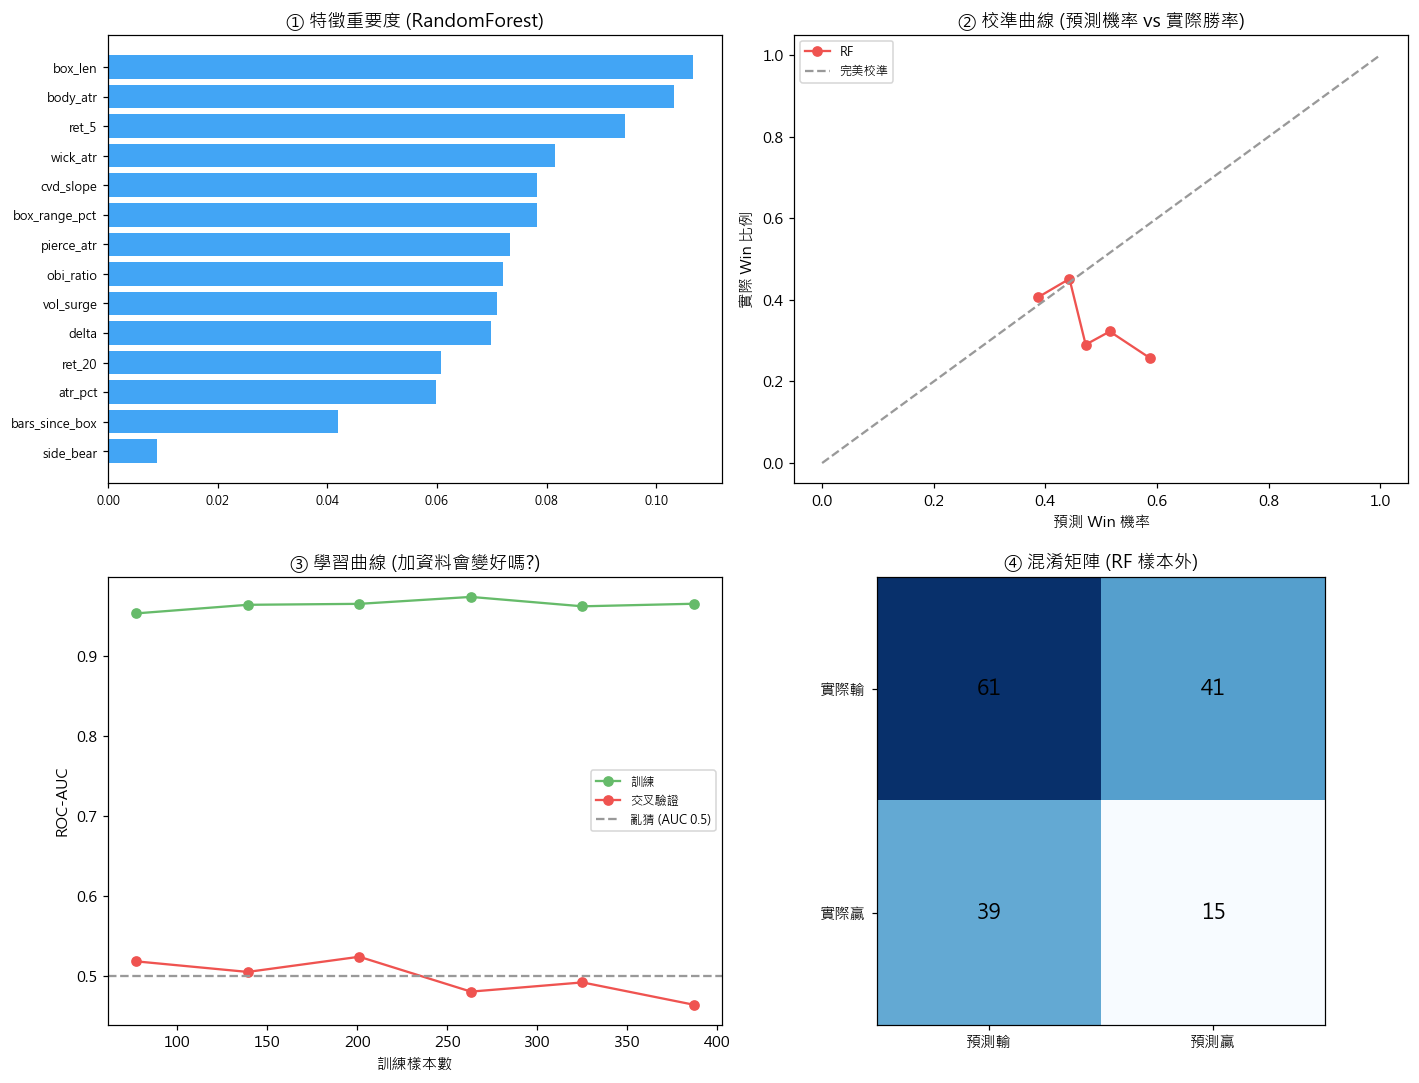

Python code for this plot:
"""
ml_final_report.py — PO3 500 筆收尾:完整資料科學流水線(不只 pass/fail)
======================================================================
目的:用親手收集的 500 筆(含訂單流 Delta/OBI/CVD)跑一個誠實、完整的監督式
學習專案,產出可放作品集的產物 —— 不是只印一句「失敗」。

流程(無未來洩漏):
  1. 時間序切分 70% 訓練 / 30% 樣本外(不洗牌)
  2. 對照組:多數類基準 + 整體 base rate
  3. 模型:RandomForest + Logistic(標準化)
  4. 樣本外指標:Acc / Win-precision / Recall / ROC-AUC vs 基準
  5. 產物 PNG:特徵重要度、校準曲線、學習曲線、混淆矩陣
  6. 誠實判讀:模型有沒有『真的比亂猜/基準好』

結論預期:失敗(失敗複盤已證特徵零分辨力)。但你得到的是完整流水線+對資料的理解。
"""
import os
import numpy as np
import pandas as pd
import matplotlib
matplotlib.use("Agg")
import matplotlib.pyplot as plt
from sklearn.ensemble import RandomForestClassifier
from sklearn.linear_model import LogisticRegression
from sklearn.preprocessing import StandardScaler
from sklearn.pipeline import make_pipeline
from sklearn.metrics import (accuracy_score, precision_score, recall_score,
                             roc_auc_score, confusion_matrix)
from sklearn.calibration import calibration_curve
from sklearn.model_selection import learning_curve

HERE = os.path.dirname(os.path.abspath(__file__))
DATA = os.path.join(HERE, "live_ml_features.csv")
FEATS = ["side_bear", "box_range_pct", "box_len", "bars_since_box", "wick_atr",
         "pierce_atr", "body_atr", "atr_pct", "vol_surge", "ret_5", "ret_20",
         "delta", "cvd_slope", "obi_ratio"]


def main():
    df = pd.read_csv(DATA)
    df = df[df["label"].isin([0, 1])].sort_values("datetime").reset_index(drop=True)
    for c in FEATS:
        df[c] = pd.to_numeric(df[c], errors="coerce")
    df = df.dropna(subset=FEATS)
    X, y = df[FEATS].values, df["label"].astype(int).values
    n = len(df); cut = int(n * 0.7)
    Xtr, Xte, ytr, yte = X[:cut], X[cut:], y[:cut], y[cut:]

    base_rate = y.mean()
    majority = 0 if (1 - ytr.mean()) >= ytr.mean() else 1   # 多數類(多半=輸=0)
    maj_acc = accuracy_score(yte, np.full_like(yte, majority))

    print("=" * 70)
    print(f"  PO3 收尾 ML 報告  總 {n} 筆(含訂單流)  整體 Win {base_rate:.1%}")
    print(f"  訓練 {len(ytr)} / 樣本外 {len(yte)}   時間序切分(無未來洩漏)")
    print("=" * 70)
    print(f"  對照組：多數類(全猜{'輸' if majority==0 else '贏'}) 樣本外 Acc = {maj_acc:.1%}")
    print(f"          若隨機挑單，Win precision ≈ base rate {base_rate:.1%}")
    print("-" * 70)

    rf = RandomForestClassifier(n_estimators=300, max_depth=5,
                                min_samples_leaf=8, random_state=42, class_weight="balanced")
    rf.fit(Xtr, ytr)
    lr = make_pipeline(StandardScaler(), LogisticRegression(max_iter=1000, class_weight="balanced"))
    lr.fit(Xtr, ytr)

    results = {}
    for name, m in [("RandomForest", rf), ("Logistic", lr)]:
        p = m.predict(Xte)
        proba = m.predict_proba(Xte)[:, 1]
        acc = accuracy_score(yte, p)
        prec = precision_score(yte, p, pos_label=1, zero_division=0)
        rec = recall_score(yte, p, pos_label=1, zero_division=0)
        try:
            auc = roc_auc_score(yte, proba)
        except ValueError:
            auc = float("nan")
        results[name] = (acc, prec, rec, auc, proba, p)
        print(f"  {name:<13} Acc {acc:.1%}  Win-precision {prec:.1%}  Recall {rec:.1%}  ROC-AUC {auc:.3f}")

    print("-" * 70)
    best_prec = max(results["RandomForest"][1], results["Logistic"][1])
    best_auc = max(r[3] for r in results.values() if not np.isnan(r[3]))
    print("  誠實判讀：")
    print(f"    · Win-precision {best_prec:.1%} vs 隨機基準 {base_rate:.1%} → "
          f"{'比亂猜好' if best_prec > base_rate + 0.03 else '沒有比亂猜好（挑不出賺錢子集）'}")
    print(f"    · ROC-AUC 最佳 {best_auc:.3f} → "
          f"{'>0.55 有一點分辨力' if best_auc > 0.55 else '≈0.5 幾乎無分辨力（贏輸分不開）'}")

    # ── 產物圖 ─────────────────────────────────────────────
    fig, axes = plt.subplots(2, 2, figsize=(13, 10))

    # 1 特徵重要度
    imp = pd.Series(rf.feature_importances_, index=FEATS).sort_values()
    axes[0, 0].barh(imp.index, imp.values, color="#42a5f5")
    axes[0, 0].set_title("① 特徵重要度 (RandomForest)")
    axes[0, 0].tick_params(labelsize=8)

    # 2 校準曲線
    proba_rf = results["RandomForest"][4]
    try:
        frac, mean_pred = calibration_curve(yte, proba_rf, n_bins=5, strategy="quantile")
        axes[0, 1].plot(mean_pred, frac, "o-", color="#ef5350", label="RF")
        axes[0, 1].plot([0, 1], [0, 1], "--", color="#999", label="完美校準")
        axes[0, 1].set_title("② 校準曲線 (預測機率 vs 實際勝率)")
        axes[0, 1].set_xlabel("預測 Win 機率"); axes[0, 1].set_ylabel("實際 Win 比例")
        axes[0, 1].legend(fontsize=8)
    except Exception as e:
        axes[0, 1].text(0.5, 0.5, f"校準無法繪製\n{e}", ha="center")

    # 3 學習曲線
    try:
        ts, tr_s, te_s = learning_curve(
            RandomForestClassifier(n_estimators=200, max_depth=5, min_samples_leaf=8,
                                   random_state=42, class_weight="balanced"),
            X, y, cv=4, train_sizes=np.linspace(0.2, 1.0, 6), scoring="roc_auc")
        axes[1, 0].plot(ts, tr_s.mean(1), "o-", color="#66bb6a", label="訓練")
        axes[1, 0].plot(ts, te_s.mean(1), "o-", color="#ef5350", label="交叉驗證")
        axes[1, 0].axhline(0.5, ls="--", color="#999", label="亂猜 (AUC 0.5)")
        axes[1, 0].set_title("③ 學習曲線 (加資料會變好嗎?)")
        axes[1, 0].set_xlabel("訓練樣本數"); axes[1, 0].set_ylabel("ROC-AUC")
        axes[1, 0].legend(fontsize=8)
    except Exception as e:
        axes[1, 0].text(0.5, 0.5, f"學習曲線無法繪製\n{e}", ha="center")

    # 4 混淆矩陣(RF 樣本外)
    cm = confusion_matrix(yte, results["RandomForest"][5])
    axes[1, 1].imshow(cm, cmap="Blues")
    for i in range(cm.shape[0]):
        for j in range(cm.shape[1]):
            axes[1, 1].text(j, i, cm[i, j], ha="center", va="center", fontsize=14)
    axes[1, 1].set_title("④ 混淆矩陣 (RF 樣本外)")
    axes[1, 1].set_xticks([0, 1]); axes[1, 1].set_xticklabels(["預測輸", "預測贏"])
    axes[1, 1].set_yticks([0, 1]); axes[1, 1].set_yticklabels(["實際輸", "實際贏"])

    plt.rcParams["font.sans-serif"] = ["Microsoft JhengHei", "SimHei", "DejaVu Sans"]
    plt.rcParams["axes.unicode_minus"] = False
    plt.tight_layout()
    out = os.path.join(HERE, "ml_final_report.png")
    plt.savefig(out, dpi=110, bbox_inches="tight")
    print("-" * 70)
    print(f"  ✓ 四合一報告圖已存：{out}")
    print("=" * 70)


if __name__ == "__main__":
    main()
